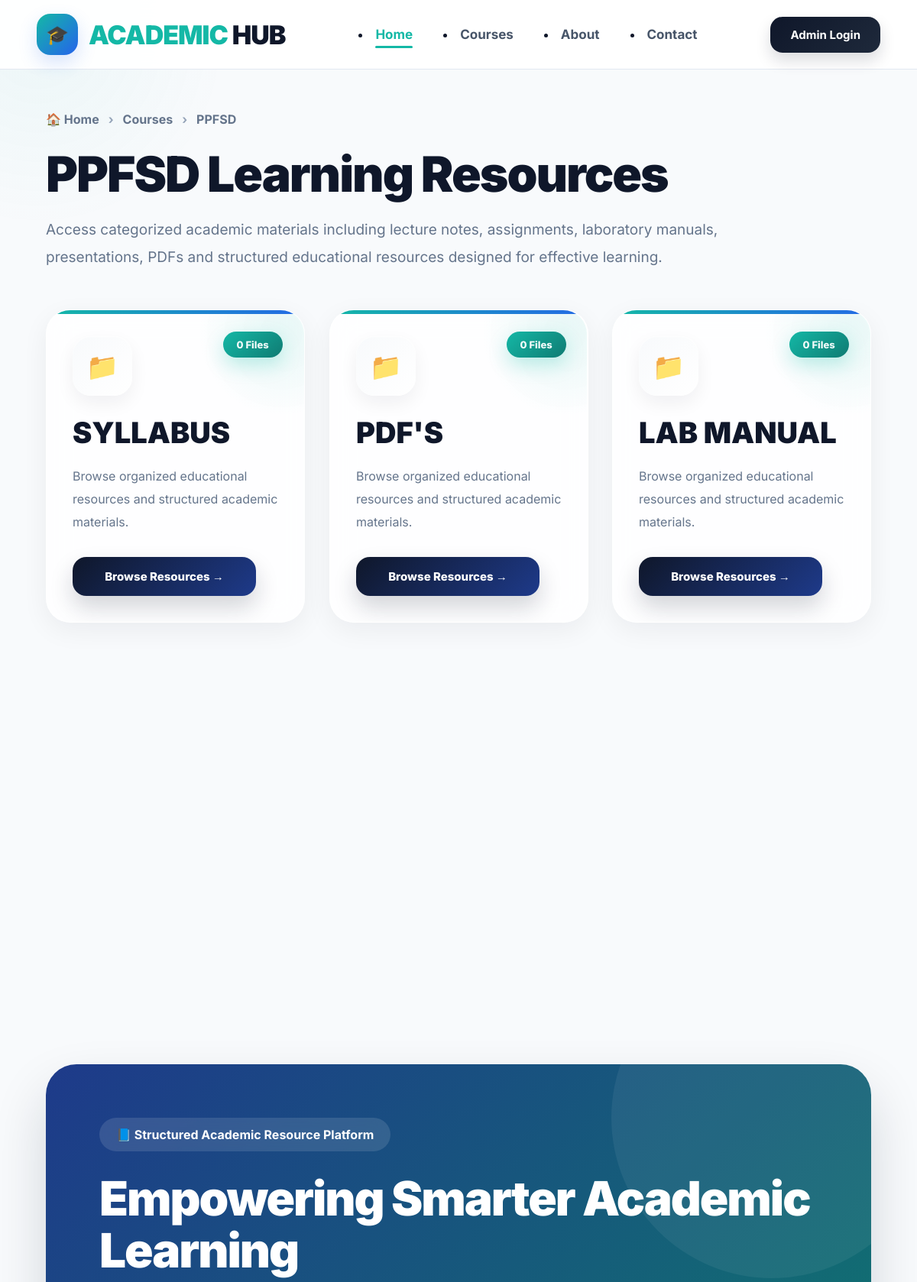
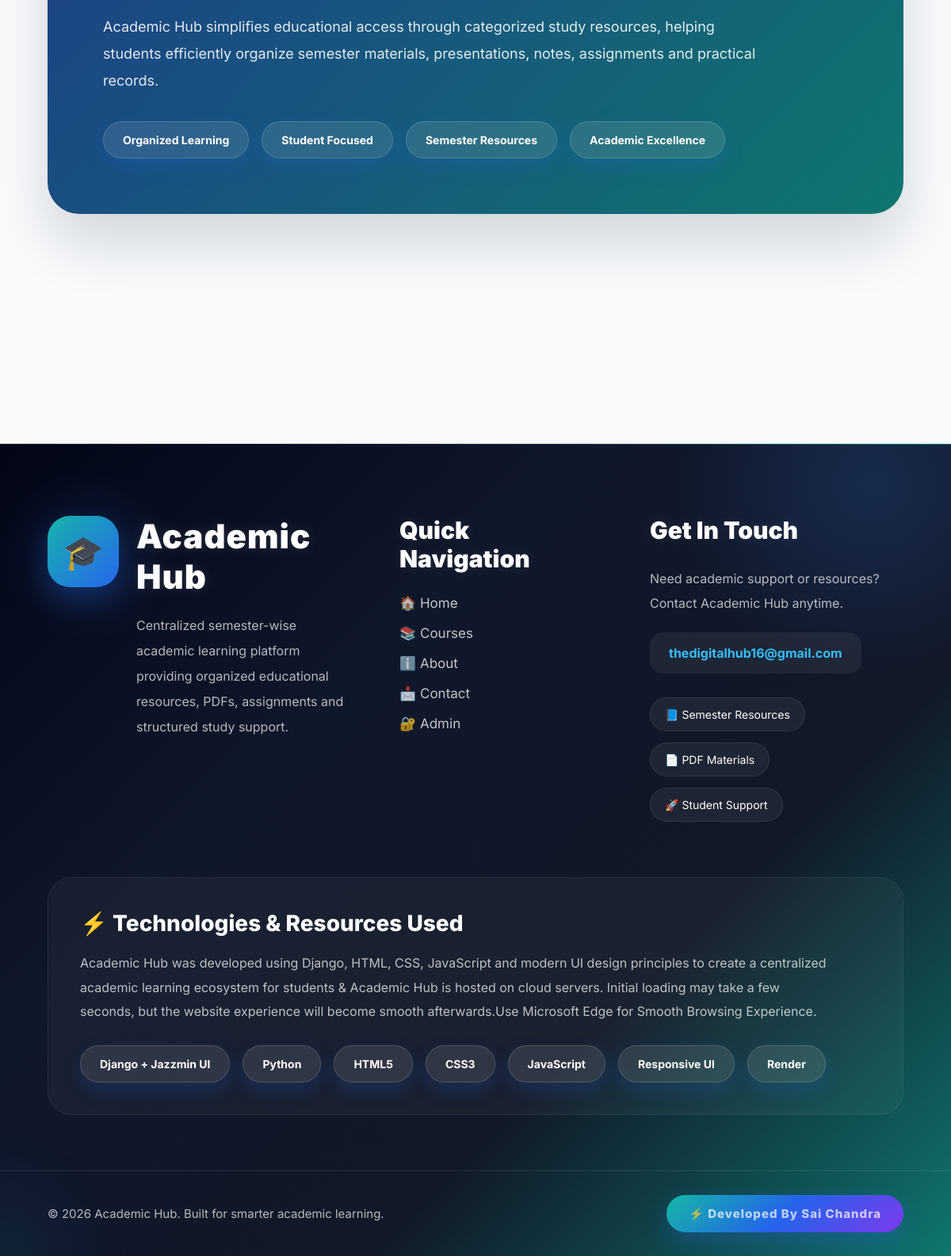
The page /categories/3/ on the database its author committed (2 pictures, top to bottom).
### hub/models.py (models this page shows, shortened)
class Subject(models.Model):
    name = models.CharField(max_length=200)
    semester = models.ForeignKey(Semester, on_delete=models.CASCADE)
    branches = models.ManyToManyField(Branch)

class FileCategory(models.Model):
    name = models.CharField(max_length=100)

### hub/views.py (the view)
# urls.py: path('categories/<int:subject_id>/', views.categories_view, name='categories'),
def categories_view(request, subject_id):
    subject = get_object_or_404(
        Subject,
        id=subject_id
    )
    categories = FileCategory.objects.all()
    category_data = []
    for category in categories:
        file_count = File.objects.filter(
            subject=subject,
            category=category
        ).count()
        category_data.append({
            'category': category,
            'file_count': file_count
        })
    context = {
        'subject': subject,
        'category_data': category_data
    }
    return render(
        request,
        'categories.html',
        context
    )

### hub/templates/categories.html (shortened to what this page needs)
{% extends 'base.html' %}
{% block content %}
<section class="subject-header">
    <div class="breadcrumb">
        <a href="/">🏠 Home</a>
        <span>›</span>
        <a href="/#courses">Courses</a>
        <span>›</span>
        <a href="javascript:history.back()">
            {{ subject.name }}
        </a>
    </div>
    <h1 class="subject-title">
        {{ subject.name }} Learning Resources
    </h1>
    <p class="subject-subtitle">
        Access categorized academic materials including lecture notes,
        assignments, laboratory manuals, presentations, PDFs and
        structured educational resources designed for effective learning.
    </p>
</section>
<section class="categories-section">
    <div class="categories-grid">
        {% for item in category_data %}
        <div class="category-card">
            <div class="category-icon">
                {% if item.category.name == "Assignments" %}
                📝
                {% elif item.category.name == "PPTs" %}
                📊
                {% elif item.category.name == "Notes" %}
                📘
                {% elif item.category.name == "Lab Manuals" %}
                🧪
                {% elif item.category.name == "Syllabus" %}
                📂
                {% else %}
                📁
                {% endif %}
            </div>
            <div class="file-badge">
                {{ item.file_count }} Files
            </div>
            <h2>{{ item.category.name }}</h2>
            <p>
                {% if item.category.name == "Assignments" %}
                Access structured assignment questions, academic tasks
                and professional practice resources for student learning.
                {% elif item.category.name == "PPTs" %}
                Browse visual presentations, classroom slides and
                structured academic learning materials.
                {% elif item.category.name == "Notes" %}
                Study lecture notes, concept explanations and
                semester-wise educational references.
                {% elif item.category.name == "Lab Manuals" %}
                Access laboratory experiments, practical records
                and implementation-based manuals.
                {% elif item.category.name == "Syllabus" %}
                Explore detailed semester syllabus, course structure
                and academic curriculum resources.
                {% else %}
                Browse organized educational resources and
                structured academic materials.
                {% endif %}
            </p>
            <a href="/files/{{ subject.id }}/{{ item.category.id }}/"
               class="browse-btn">
               Browse Resources →
            </a>
        </div>
        {% endfor %}
    </div>
</section>
<section class="resource-banner">
    <div class="resource-badge">
        📘 Structured Academic Resource Platform
    </div>
    <h2>
        Empowering Smarter Academic Learning
    </h2>
    <p>
        Academic Hub simplifies educational access through categorized
        study resources, helping students efficiently organize semester
        materials, presentations, notes, assignments and practical records.
    </p>
    <div class="resource-tags">
        <span>Organized Learning</span>
        <span>Student Focused</span>
        <span>Semester Resources</span>
        <span>Academic Excellence</span>
    </div>
</section>
{% endblock %}

### hub/templates/base.html (style rules this page uses)
* { margin:0; padding:0; box-sizing:border-box; scroll-behavior:smooth; }
body { font-family:'Inter',sans-serif; background:#f8fafc; color:#0f172a; overflow-x:hidden; }
a { text-decoration:none; }
.semester-card, .category-card, .feature-card, .why-card, .hero-card, .mini-stat-card { opacity:0; transform: translateY(50px) scale(0.96); transition: opacity 0.8s ease, transform 0.8s ease; }
.show-reveal { opacity:1 !important; transform: translateY(0px) scale(1) !important; }
.resource-tags { display:flex; flex-wrap:wrap; gap:14px; }
.resource-tags span { padding:12px 20px; border-radius:999px; background: linear-gradient( 135deg, #14b8a6, #2563eb ); color:white; font-size:14px; font-weight:700; box-shadow: 0 10px 25px rgba(37,99,235,0.20); }

### rows shown on the page
Subject: name "PPFSD"
FileCategory: file_count "0", category.name "SYLLABUS", shows "Browse organized educational resources and structured academic materials."
FileCategory: file_count "0", category.name "PDF'S", shows "Browse organized educational resources and structured academic materials."
FileCategory: file_count "0", category.name "LAB MANUAL", shows "Browse organized educational resources and structured academic materials."
